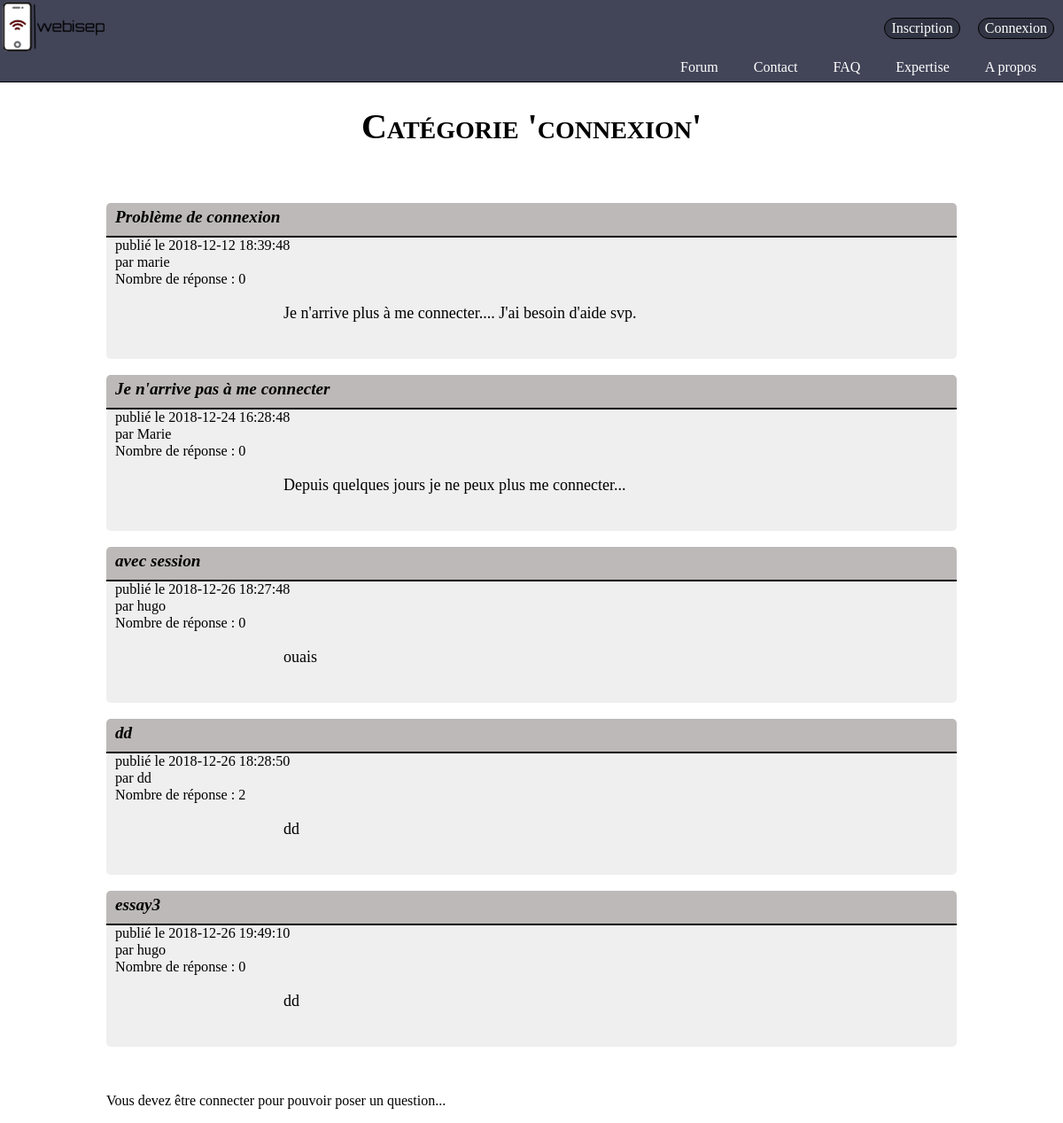
Screenshot of /index.php?action=categorie&var=connexion with the database file from the repository.
### tables this page shows
CREATE TABLE IF NOT EXISTS `topic` (
  `id_topic` int(11) NOT NULL AUTO_INCREMENT,
  `titre` text NOT NULL,
  `date_topic` datetime NOT NULL,
  `author` text NOT NULL,
  `nbrMessage` int(11) DEFAULT NULL,
  `pseudo_dernier` text,
  `id_categorie` int(11) NOT NULL,
  `Question` text NOT NULL,
  PRIMARY KEY (`id_topic`)
);

### controllers/controller.php (called while the page is built, shortened)
<?php
include "models/model.php";
function categorie(){
	$selection =$_GET['var'];
	$request=affichCategorie($selection);
		include "views/categorie.php";
}
?>

### models/model.php (called while the page is built, shortened)
<?php
function affichCategorie($selection){
	$bdd=bdd();
	$request=$bdd-> prepare("SELECT* FROM topic JOIN categorie ON topic.id_categorie=categorie.id WHERE categorie.nom='$selection'");
	$request->execute(array());
	return $request;
}
function nbrMessage($num){
	$bdd=bdd();
	$reqNbmessage=$bdd ->prepare("SELECT COUNT(reponse) FROM message WHERE id_topic=?");
	$reqNbmessage->execute(array($num));
	$nbmessage=$reqNbmessage ->fetch();
	return $nbmessage;
}
?>

### views/categorie.php (the view, shortened to what this page needs)
<?php include("General.php");
?>
<html>
<head>
	<link rel="stylesheet" href="design/categorie.css" />
</head>
<body>
	<h1>Catégorie '<?php echo $_GET['var']?>'</h1><br><br>
<div class="ensemble">
<?php
while ($liste=$request->fetch()) {
	$num=$liste['id_topic'];
	$nbmessage=nbrMessage($num);
	?>
	<div class="topic">
	<h2 class="titre"><a class="clicable" href="index.php?action=topic&var=<?php echo $selection?>&numtopic=<?php echo $liste['id_topic']?>"><?php echo $liste['titre'] ?></a></h2>
	<div class="corp">
	<a class="info">publié le <?php echo $liste['date_topic'] ?></a><br>
	<a class="info">par <span><?php echo $liste['author'] ?></span></a><br>
	<a class="info">Nombre de réponse : <?php echo $nbmessage[0] ?></a>
	<br>
	<p class="text"><?php
	echo $liste['Question'] ?></p><br>
	</div>
	</div><br>
<?php
}
?>
<?php
if(empty($_SESSION['id']))
{
	?>
	<br><p>Vous devez être connecter pour pouvoir poser un question...</p>
    <?php } ?>
</body>
</html>

### design/categorie.css (style rules this page uses)
.ensemble { width: 80%; margin-left: auto; margin-right: auto; }
h1 { text-align: center; font-family:Bookman, URW Bookman L, serif; font-style: unset; font-size: 40px; font-variant: small-caps; }
.titre { border-bottom: 2px solid black; border-top-left-radius: 5px; border-top-right-radius: 5px; padding-top: 5px; padding-bottom: 10px; margin: 0; background-color: #968f8f9e; padding-left: 10px; font-family: Avantgarde, TeX Gyre Adventor, URW Gothic L, sans-serif; font-style: italic; font-size: larger; }
.titre a { text-decoration: none; color: black; font-family: Palatino, URW Palladio L, serif; }
.clicable { display: inline-block; width: 100%; }
.corp { background-color: #EEEE; padding-left: 10px; border-radius: 5px; font-family: Times, Times New Roman, serif; font-size: large; }
.info { font-size: 0.9em; }
.text { margin-left: 20%; margin-right: 10%; margin-bottom: 0; padding-bottom: 20px; }
h2 { font-family: Times, Times New Roman,sans-serif; }

### rows the page displays
topic: titre "Problème de connexion", date_topic "2018-12-12 18:39:48", author "marie", nbmessage "0", Question "Je n'arrive plus à me connecter.... J'ai besoin d'aide svp."
topic: titre "Je n'arrive pas à me connecter", date_topic "2018-12-24 16:28:48", author "Marie", nbmessage "0", Question "Depuis quelques jours je ne peux plus me connecter..."
topic: titre "avec session", date_topic "2018-12-26 18:27:48", author "hugo", nbmessage "0", Question "ouais"
topic: titre "dd", date_topic "2018-12-26 18:28:50", author "dd", nbmessage "2", Question "dd"
topic: titre "essay3", date_topic "2018-12-26 19:49:10", author "hugo", nbmessage "0", Question "dd"

### other values shown
$_GET['var'] "connexion"
